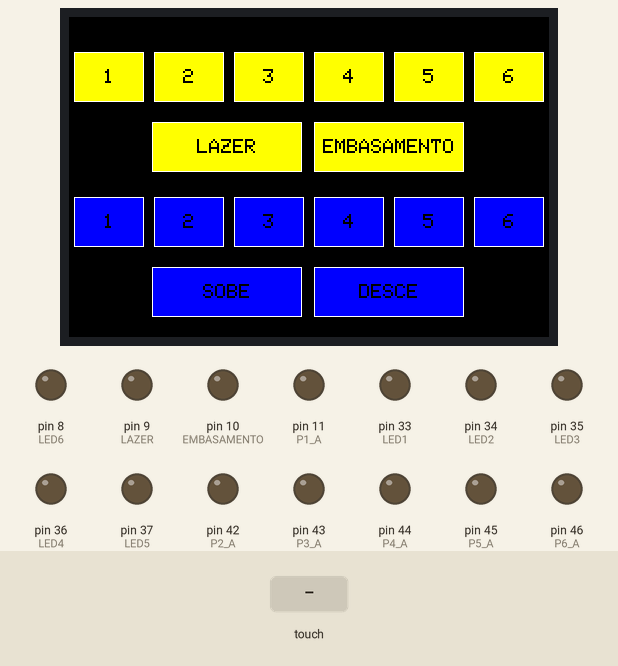
Recording of a sketch running on a simulated Arduino Mega 2560, built with avr-gcc and run on an emulated ATmega2560. Parts: 480×320 colour display, output pins drawn as LEDs (lit = HIGH). The test bench sets the inputs (shaded band). What the sketch prints to the serial monitor is not drawn.

Above: at 1.5 s.
1.6 s: touch panel pressed at 38 % / 70 % of its raw x / y range
At 1.73 s:
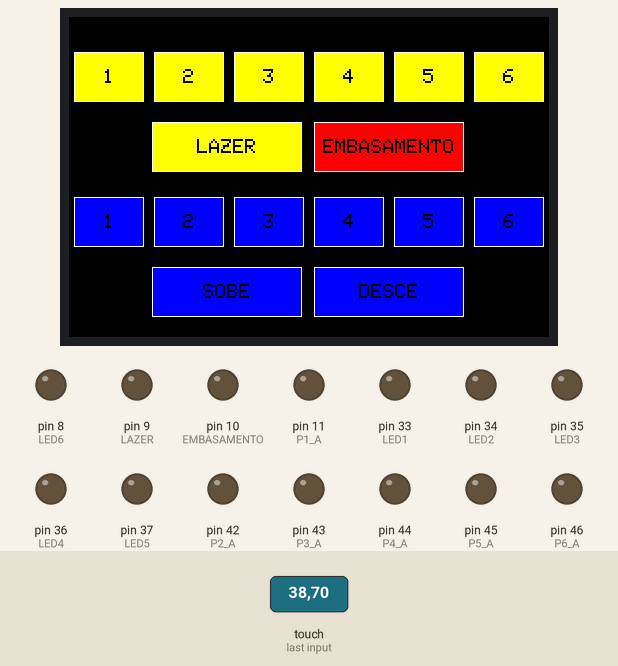
3.2 s: touch panel pressed at 62 % / 70 % of its raw x / y range
At 3.33 s:
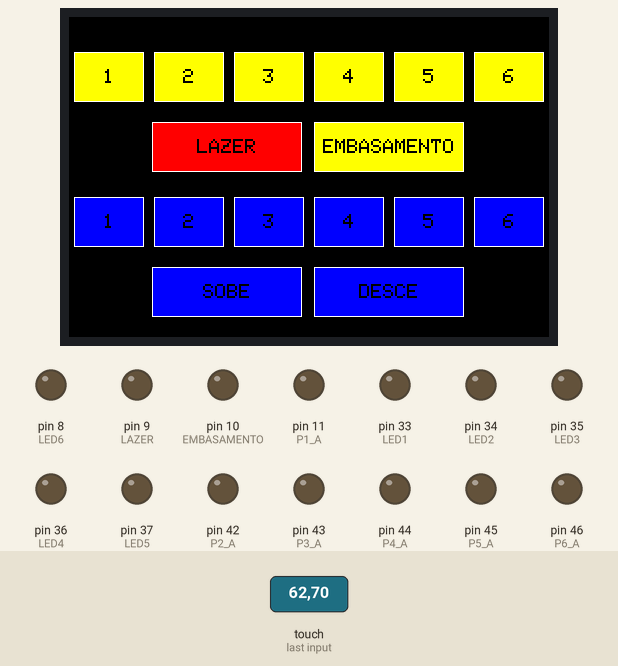
4.8 s: touch panel pressed at 13 % / 90 % of its raw x / y range
At 4.93 s:
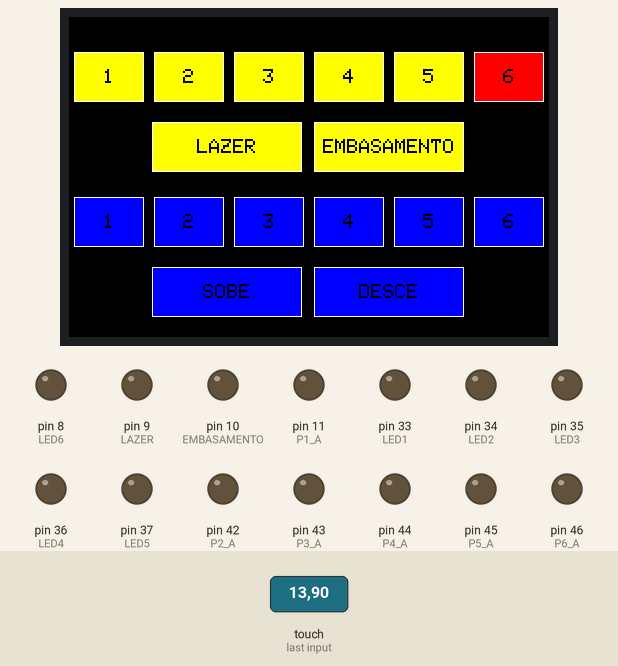
6.4 s: touch panel pressed at 38 % / 90 % of its raw x / y range
At 6.53 s:
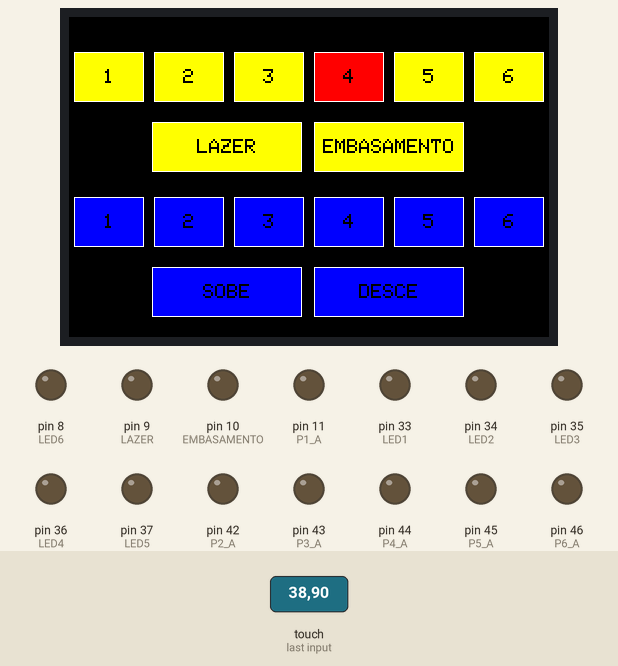
8.0 s: touch panel pressed at 62 % / 90 % of its raw x / y range
At 8.13 s:
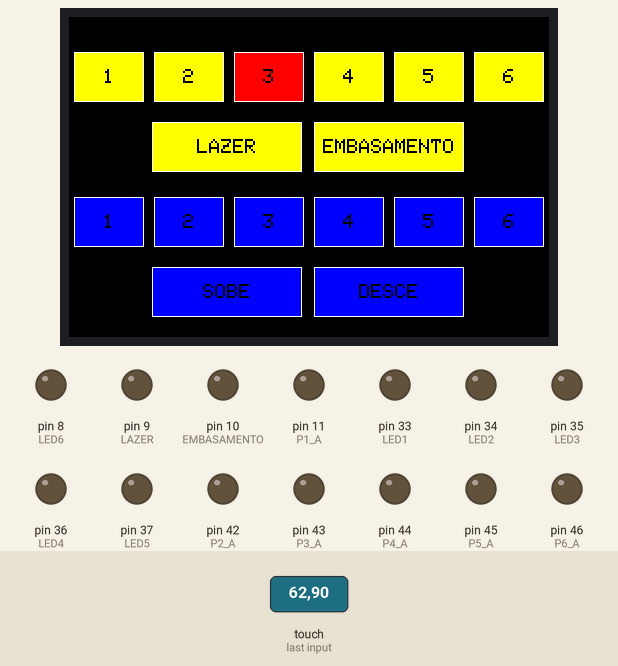
9.6 s: touch panel pressed at 87 % / 90 % of its raw x / y range
At 9.73 s:
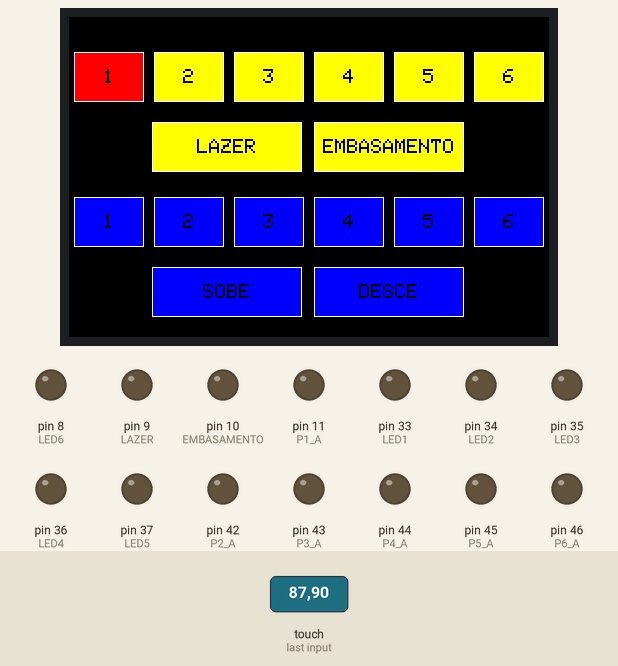
Timing chart, 0 to 12.2 s (numbered marks = the images above; inputs shaded):
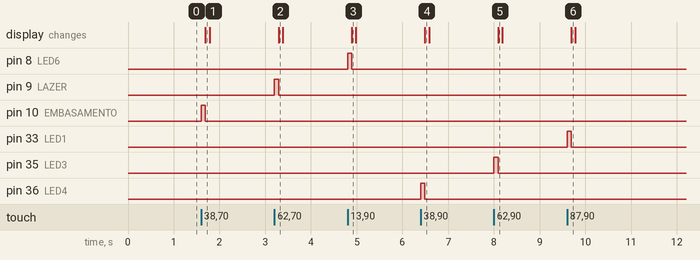

The sketch:

PROJETO_BKP.ino
```cpp
//{Projeto_Final.INO} Arduino MEGA2560 X 3.5" TFT DISPLAY ILI9486
//Interface gráfica desenvolvida para um Display TFT touchscreen - Driver: ILI9486
//Botões para acionar saídas do mega2560, definidas abaixo.
//@author Marcel Tamada
//@since 27/04/2025

// Se a mensagem do Serial Monitor estiver saindo com caracteres estranhos, no canto superior direito do terminal do serial monitor, tem a opção para escolher o baud e nesse projeto estou utilizando 115200.
// Conferir todos os #DEFINE se estão com a numeração de pinos corretas antes de compilar e testar o código
// Se a tela ficar de cabeça para baixo ou em uma orientação diferente da desejada, alterar os parâmetros das linhas 132 e 167
// O código está documentado com comentários, qualquer dúvida entre em contato comigo.

// ***** BAIXAR AS BIBLIOTECAS NO "Tools->Manage Libraries" ANTES DE COMPILAR E FAZER UPLOAD *****
#include <Adafruit_GFX.h>
#include <MCUFRIEND_kbv.h>
#include <TouchScreen.h>
#define MINPRESSURE 200
#define MAXPRESSURE 1000

// ******* CONFERIR OS PINOS DISPONÍVEIS NO ARDUÍNO PORQUE DEPENDENDO DO SHIELD OS PINOS LIVRES PODEM MUDAR *******
//==== Pinos de saída para LED ====
#define LED1  33
#define LED2  34
#define LED3  35
#define LED4  36
#define LED5  37
#define LED6  8
#define LAZER  9
#define EMBASAMENTO  10

//==== Pinos de saída para pistão ====
//***** AVANÇO *****
#define P1_A  11
#define P2_A  42
#define P3_A  43
#define P4_A  44
#define P5_A  45
#define P6_A  46

//***** RECUO *****
#define P1_R  47
#define P2_R  48
#define P3_R  49
#define P4_R  50
#define P5_R  51
#define P6_R  52

////***** CORES *****
#define BLACK 0x0000
#define BLUE 0x001F
#define RED 0xF800
#define GREEN 0x07E0
#define CYAN 0x07FF
#define MAGENTA 0xF81F
#define YELLOW 0xFFE0
#define WHITE 0xFFFF

// Valores do programa de calibração do touch - TouchScreen_Calibr_native.ino
const int XP = 6, XM = A2, YP = A1, YM = 7;  //ID=0x9486
const int TS_LEFT = 907, TS_RT = 136, TS_TOP = 942, TS_BOT = 139;

// ******************* Configuração dos Botões *******************
#define NUM_BUTTONS 16
//                       [1] [2] [3]  [4]  [5]  [6] [LAZER] [EMBASAMENTO]    [1] [2]  [3] [4]  [5]   [6]    [SOBE][DESCE]
int btn_x[NUM_BUTTONS] = {5, 85, 165, 245, 325, 405,  83,     245,            5, 85, 165, 245, 325, 405,      83, 245};  // ===================== posições X =====================

int btn_y[NUM_BUTTONS] = {35, 35, 35, 35, 35, 35,     105,    105,           180, 180, 180, 180, 180, 180,   250, 250};  // ===================== posições Y =====================

int btn_w[NUM_BUTTONS] = {70, 70, 70, 70, 70, 70,     150,    150,           70, 70, 70, 70, 70, 70,         150, 150};  // ===================== largura =====================

int btn_h[NUM_BUTTONS] = {50, 50, 50, 50, 50, 50,     50,     50,             50, 50, 50, 50, 50, 50,         50, 50};   // ===================== altura =====================

// Cor normal (botões inativos) Hexadecimal: 0xFFE0 = Amarelo / 0x001F = Azul
uint16_t cor_n[NUM_BUTTONS] = {0xFFE0, 0xFFE0, 0xFFE0, 0xFFE0, 0xFFE0, 0xFFE0, 0xFFE0, 0xFFE0, 0x001F, 0x001F, 0x001F, 0x001F, 0x001F, 0x001F, 0x001F, 0x001F};

// Cor ativa (botões pressionados) Hexadecimal: 0xF800 = Vermelho
uint16_t cor_a[NUM_BUTTONS] = {0xF800, 0xF800, 0xF800, 0xF800, 0xF800, 0xF800, 0xF800, 0xF800, 0xF800, 0xF800, 0xF800, 0xF800, 0xF800, 0xF800, 0xF800, 0xF800};

// Escrita dos botões em ordem
const char* nome[NUM_BUTTONS] = {"1", "2", "3", "4", "5", "6", "LAZER", "EMBASAMENTO", "1", "2", "3", "4", "5", "6", "SOBE", "DESCE"};

// Ações dos pistões
const int pinosAvanco[] = {P1_A, P2_A, P3_A, P4_A, P5_A, P6_A};
// Ações dos pistões
const int pinosRecuo[]  = {P1_R, P2_R, P3_R, P4_R, P5_R, P6_R};

// Seta todos os botões desligados quando liga o display
bool btn_state[NUM_BUTTONS] = {false, false, false, false, false, false, false, false, false, false, false, false, false, false, false, false}; // estado dos botões

MCUFRIEND_kbv tft;
TouchScreen ts = TouchScreen(XP, YP, XM, YM, 300);

// Desenha todos os botões
void drawButtons() {
  tft.setTextSize(2);        // Ajusta o tamanho do texto
  tft.setTextColor(BLACK);   //Cor do texto

  for (int i = 0; i < NUM_BUTTONS; i++) {
    // Desenha o botão (preenchido)
    if (btn_state[i]) {                                                 //Se estiver ativado usa a cor_a
      tft.fillRect(btn_x[i], btn_y[i], btn_w[i], btn_h[i], cor_a[i]);
    } else {                                                            //Se não estiver ativado usa a cor_n
      tft.fillRect(btn_x[i], btn_y[i], btn_w[i], btn_h[i], cor_n[i]);
    }

    // Borda branca
    tft.drawRect(btn_x[i], btn_y[i], btn_w[i], btn_h[i], WHITE);

    // Variáveis para escerver o texto centralizado
    int16_t x1, y1;
    uint16_t w, h;

    // Calcula tamanho d o texto
    tft.getTextBounds(nome[i], btn_x[i], btn_y[i], &x1, &y1, &w, &h);

    // Centraliza dentro do botão
    int text_x = btn_x[i] + (btn_w[i] - w) / 2;
    int text_y = btn_y[i] + (btn_h[i] - h) / 2;

    //Define a posição e imprime o texto
    tft.setCursor(text_x, text_y);
    tft.print(nome[i]);
  }
}

void setup() {
  Serial.begin(115200);

  // Inicializa display
  tft.begin();
  tft.fillScreen(BLACK);
  // ORIENTAÇÃO DA TELA, SE FICAR DE CABEÇA PARA BAIXO PODE MUDAR ESSE VALOR setRotation PARA 1
  tft.setRotation(3); // RETRATO

  //Declara a saída do arduíno, especificada nos defines, como output
  pinMode(LED1, OUTPUT);
  pinMode(LED2, OUTPUT);
  pinMode(LED3, OUTPUT);
  pinMode(LED4, OUTPUT);
  pinMode(LED5, OUTPUT);
  pinMode(LED6, OUTPUT);
  pinMode(LAZER, OUTPUT);
  pinMode(EMBASAMENTO, OUTPUT);
  pinMode(P1_A, OUTPUT);
  pinMode(P2_A, OUTPUT);
  pinMode(P3_A, OUTPUT);
  pinMode(P4_A, OUTPUT);
  pinMode(P5_A, OUTPUT);
  pinMode(P6_A, OUTPUT);
  pinMode(P1_R, OUTPUT);
  pinMode(P2_R, OUTPUT);
  pinMode(P3_R, OUTPUT);
  pinMode(P4_R, OUTPUT);
  pinMode(P5_R, OUTPUT);
  pinMode(P6_R, OUTPUT);

  // Desenha os botões
  drawButtons();
}

void loop() {
  TSPoint p = ts.getPoint();
  int touch_x = p.x;
  int touch_y = p.y;
  if (p.z > MINPRESSURE && p.z < MAXPRESSURE) {
    // Ajusta para o seu display (pode mudar dependendo da tela)
    touch_x = map(touch_x, TS_LEFT, TS_RT, 0, 480); //valores da calibração
    touch_y = map(touch_y, TS_TOP, TS_BOT, 0, 320); //valores da calibração

    // Essas 4 linhas são apenas para visualizar no Serial Monitor a coordenada do touch
    Serial.print("Toque detectado em: ");
    Serial.print(touch_x);
    Serial.print(", ");
    Serial.println(touch_y);

    if (touch_x > 0 && touch_y > 0){
      // Verifica qual botão foi tocado com base nas coordenadas
      //============================================================= ILUMINAÇÃO ===================================================================================
      if (touch_x > 5 && touch_x < 70 &&
          touch_y > 35 && touch_y < 80) {
        btn_state[0] = !btn_state[0]; // Muda o estado do botão 1
        if (btn_state[0]){
          digitalWrite(LED1, HIGH);
        }
        else{
          digitalWrite(LED1, LOW);
        }
      }
      else if (touch_x > 85 && touch_x < 150 &&
              touch_y > 35 && touch_y < 80) {
        btn_state[1] = !btn_state[1]; // Muda o estado do botão 2
        if (btn_state[1]){
          digitalWrite(LED2, HIGH);
        }
        else{
          digitalWrite(LED2, LOW);
        }
      }
      else if (touch_x > 165 && touch_x < 235 &&
              touch_y > 35 && touch_y < 80) {
        btn_state[2] = !btn_state[2]; // Muda o estado do botão 3
        if (btn_state[2]){
          digitalWrite(LED3, HIGH);
        }
        else{
          digitalWrite(LED3, LOW);
        }
      }
      else if (touch_x > 245 && touch_x < 315 &&
              touch_y > 35 && touch_y < 80) {
        btn_state[3] = !btn_state[3]; // Muda o estado do botão 4
        if (btn_state[3]){
          digitalWrite(LED4, HIGH);
        }
        else{
          digitalWrite(LED4, LOW);
        }
      }
      else if (touch_x > 325 && touch_x < 395 &&
              touch_y > 35 && touch_y < 80) {
        btn_state[4] = !btn_state[4]; // Muda o estado do botão 5
        if (btn_state[4]){
          digitalWrite(LED5, HIGH);
        }
        else{
          digitalWrite(LED5, LOW);
        }
      }
      else if (touch_x > 405 && touch_x < 475 &&
              touch_y > 35 && touch_y < 80) {
        btn_state[5] = !btn_state[5]; // Muda o estado do botão 6
        if (btn_state[5]){
          digitalWrite(LED6, HIGH);
        }
        else{
          digitalWrite(LED6, LOW);
        }
      }
      else if (touch_x > 83 && touch_x < 233 &&
              touch_y > 105 && touch_y < 155) {
        btn_state[6] = !btn_state[6]; // Muda o estado do botão LAZER
        if (btn_state[6]){
          digitalWrite(LAZER, HIGH);
        }
        else{
          digitalWrite(LAZER, LOW);
        }
      }
      else if (touch_x > 245 && touch_x < 395 &&
              touch_y > 105 && touch_y < 155) {
        btn_state[7] = !btn_state[7]; // Muda o estado do botão EMBASAMENTO
        if (btn_state[7]){
          digitalWrite(EMBASAMENTO, HIGH);
        }
        else{
          digitalWrite(EMBASAMENTO, LOW);
        }
      }//============================================================= Acionadores ===================================================================================
      else if (touch_x > 5 && touch_x < 75 &&
              touch_y > 180 && touch_y < 230) {
        btn_state[8] = !btn_state[8]; // Muda o estado do botão 1 (Acionador)
      }
      else if (touch_x > 85 && touch_x < 155 &&
              touch_y > 180 && touch_y < 230) {
        btn_state[9] = !btn_state[9]; // Muda o estado do botão 2 (Acionador)
      }
      else if (touch_x > 165 && touch_x < 235 &&
              touch_y > 180 && touch_y < 230) {
        btn_state[10] = !btn_state[10]; // Muda o estado do botão 3 (Acionador)
      }
      else if (touch_x > 245 && touch_x < 315 &&
              touch_y > 180 && touch_y < 230) {
        btn_state[11] = !btn_state[11]; // Muda o estado do botão 4 (Acionador)
      }
      else if (touch_x > 325 && touch_x < 395 &&
              touch_y > 180 && touch_y < 230) {
        btn_state[12] = !btn_state[12]; // Muda o estado do botão 5 (Acionador)
      }
      else if (touch_x > 405 && touch_x < 475 &&
              touch_y > 180 && touch_y < 230) {
        btn_state[13] = !btn_state[13]; // Muda o estado do botão 6 (Acionador)
      }
      else if (touch_x > 83 && touch_x < 233 &&
              touch_y > 250 && touch_y < 300 &&
              !(btn_state[15])                ) {
        btn_state[14] = !btn_state[14]; // Muda o estado do botão SOBE (Acionador)
        for (int i = 8; i < 14; i++) {
          if ((btn_state[14]) && !(btn_state[15])){ //Se o SOBE estiver pressionado
            if (btn_state[i]){
              digitalWrite(pinosRecuo[i-8], LOW);
              digitalWrite(pinosAvanco[i-8], HIGH);
            }
          }
          else{ // Se soltar o botão SOBE, desliga todos os pinos de avanço
            digitalWrite(pinosAvanco[i-8], LOW);
          }
        }
      }
      else if (touch_x > 245 && touch_x < 395 &&
              touch_y > 250 && touch_y < 300  &&
              !(btn_state[14])                ) {
        btn_state[15] = !btn_state[15]; // Muda o estado do botão DESCE (Acionador)
        for (int i = 8; i < 14; i++) {
          if ((btn_state[15]) && !(btn_state[14])){ //Se o DESCE estiver pressionado
            if (btn_state[i]){
              digitalWrite(pinosAvanco[i-8], LOW);
              digitalWrite(pinosRecuo[i-8], HIGH);
            }
          }
          else{ // Se soltar o botão DESCE, desliga todos os pinos de recuo
            digitalWrite(pinosRecuo[i-8], LOW);
          }
        }
      }
      // Atualiza a tela
      drawButtons();
    }
  }
}
```

Measured:
- after the input at 1.6 s, pin 10 (EMBASAMENTO): LOW → HIGH at once, → LOW 0.09 s later; the display: changes after 0.09 s (image 1)
- after the input at 3.2 s, pin 9 (LAZER): LOW → HIGH at once, → LOW 0.09 s later; the display: changes after 0.09 s (image 2)
- after the input at 4.8 s, pin 8 (LED6): LOW → HIGH at once, → LOW 0.09 s later; the display: changes after 0.09 s (image 3)
- after the input at 6.4 s, pin 36 (LED4): LOW → HIGH at once, → LOW 0.09 s later; the display: changes after 0.09 s (image 4)
- after the input at 8.0 s, pin 35 (LED3): LOW → HIGH at once, → LOW 0.09 s later; the display: changes after 0.09 s (image 5)
- after the input at 9.6 s, pin 33 (LED1): LOW → HIGH at once, → LOW 0.09 s later; the display: changes after 0.09 s (image 6)
